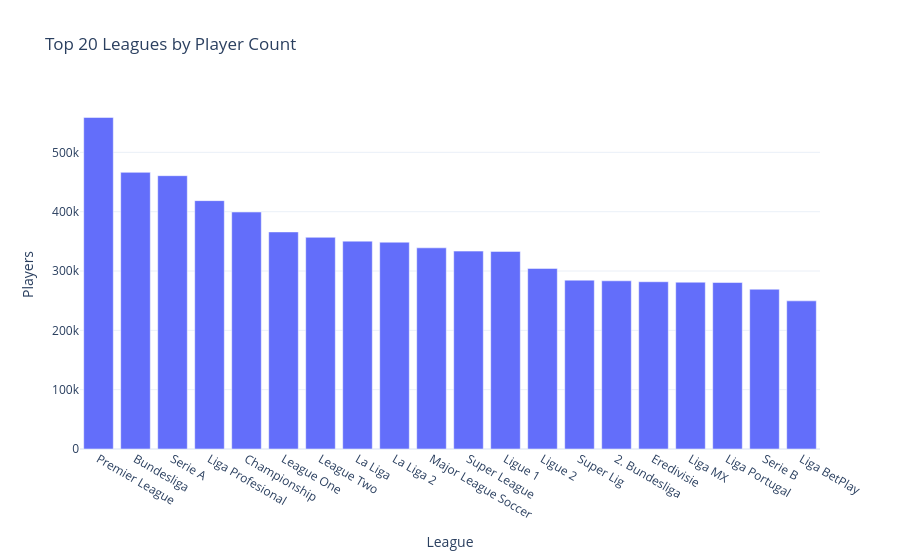

Source (notebook cell):
### Markdown cell above
## 6. Plot League Distribution ##

### Code cell
fig = px.bar(
    league.head(20),
    x="league_name",
    y="players",
    title="Top 20 Leagues by Player Count",
)

fig.update_layout(
    xaxis_title="League",
    yaxis_title="Players",
    template="plotly_white",
)

fig.show()

fig.write_html(
    FIGURES_DIR / "league_distribution.html"
)

fig.write_image(
    FIGURES_DIR / "league_distribution.png",
    width=1400,
    height=800,
)

### Figure 1 — Plotly figure (JSON) as saved in the notebook; plotly's stock layout.template omitted (floating-point values rounded to 4 significant figures)
{"data": [{"hovertemplate": "league_name=%{x}<br>players=%{y}<extra></extra>", "legendgroup": "", "marker": {"color": "#636efa", "pattern": {"shape": ""}}, "name": "", "orientation": "v", "showlegend": false, "textposition": "auto", "type": "bar", "x": ["Premier League", "Bundesliga", "Serie A", "Liga Profesional", "Championship", "League One", "League Two", "La Liga", "La Liga 2", "Major League Soccer", "Super League", "Ligue 1", "Ligue 2", "Super Lig", "2. Bundesliga", "Eredivisie", "Liga MX", "Liga Portugal", "Serie B", "Liga BetPlay"], "xaxis": "x", "y": [558853, 466307, 460704, 418639, 399467, 365892, 356797, 350385, 348600, 339081, 333534, 333083, 304423, 284636, 283498, 281938, 281146, 280615, 269324, 249685], "yaxis": "y"}], "layout": {"barmode": "relative", "legend": {"tracegroupgap": 0}, "title": {"text": "Top 20 Leagues by Player Count"}, "xaxis": {"anchor": "y", "domain": [0, 1], "title": {"text": "League"}}, "yaxis": {"anchor": "x", "domain": [0, 1], "title": {"text": "Players"}}}}
